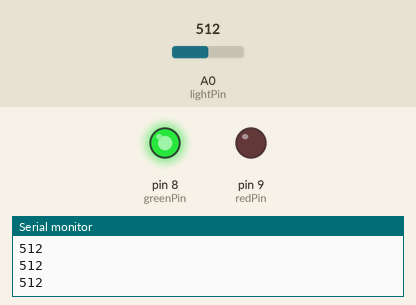
The sketch below on a simulated Arduino Uno, built with avr-gcc and run on an emulated ATmega328P. Shown: output pins drawn as LEDs (lit = HIGH), the last lines printed to the serial monitor. The inputs (shaded band) are chosen by the test bench; at power-on: A0 (lightPin) = 512.

Above: at 1.2 s.
1.3 s: A0 (lightPin) set to 210
2.9 s: A0 (lightPin) set to 187
At 4.4 s:
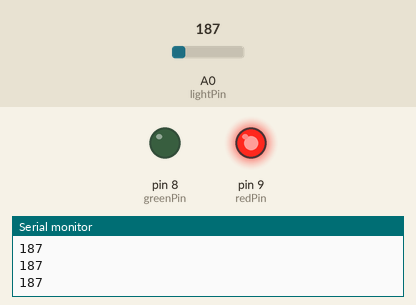
4.7 s: A0 (lightPin) set to 306
At 6.2 s:
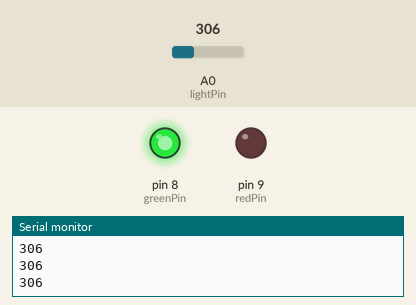
6.5 s: A0 (lightPin) set to 190
At 7.2 s:
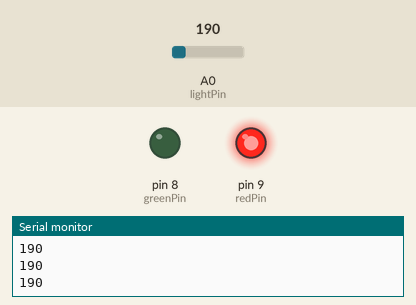
Timing chart, 0 to 9.2 s (numbered marks = the images above; inputs shaded):
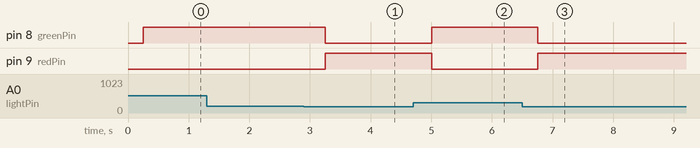

The sketch:

25-photoresistor-led-controller.ino
```cpp
int lightPin = A0;
int greenPin = 8;
int redPin = 9;
int lightVal;
int wait = 250;

void setup() {
  // put your setup code here, to run once:
  Serial.begin(9600);
  pinMode(lightPin, INPUT);
  pinMode(greenPin, OUTPUT);
  pinMode(redPin, OUTPUT);
}

void loop() {
  // put your main code here, to run repeatedly:
  lightVal = analogRead(lightPin);
  Serial.println(lightVal);
  delay(wait);

  if (lightVal > 200 ) {
    digitalWrite(greenPin, HIGH);
    digitalWrite(redPin, LOW);
  } else {
    digitalWrite(greenPin, LOW);
    digitalWrite(redPin, HIGH);
  }
}
```

Measured:
- the behaviour switches between 201 and 200 on A0 (lightPin) (found by bisection; images 0 and 1)
- after the input at 2.9 s, pin 8 (greenPin): HIGH → LOW after 0.35 s; pin 9 (redPin): LOW → HIGH after 0.35 s
- after the input at 4.7 s, pin 8 (greenPin): LOW → HIGH after 0.31 s; pin 9 (redPin): HIGH → LOW after 0.31 s
- after the input at 6.5 s, pin 8 (greenPin): HIGH → LOW after 0.26 s; pin 9 (redPin): LOW → HIGH after 0.26 s
